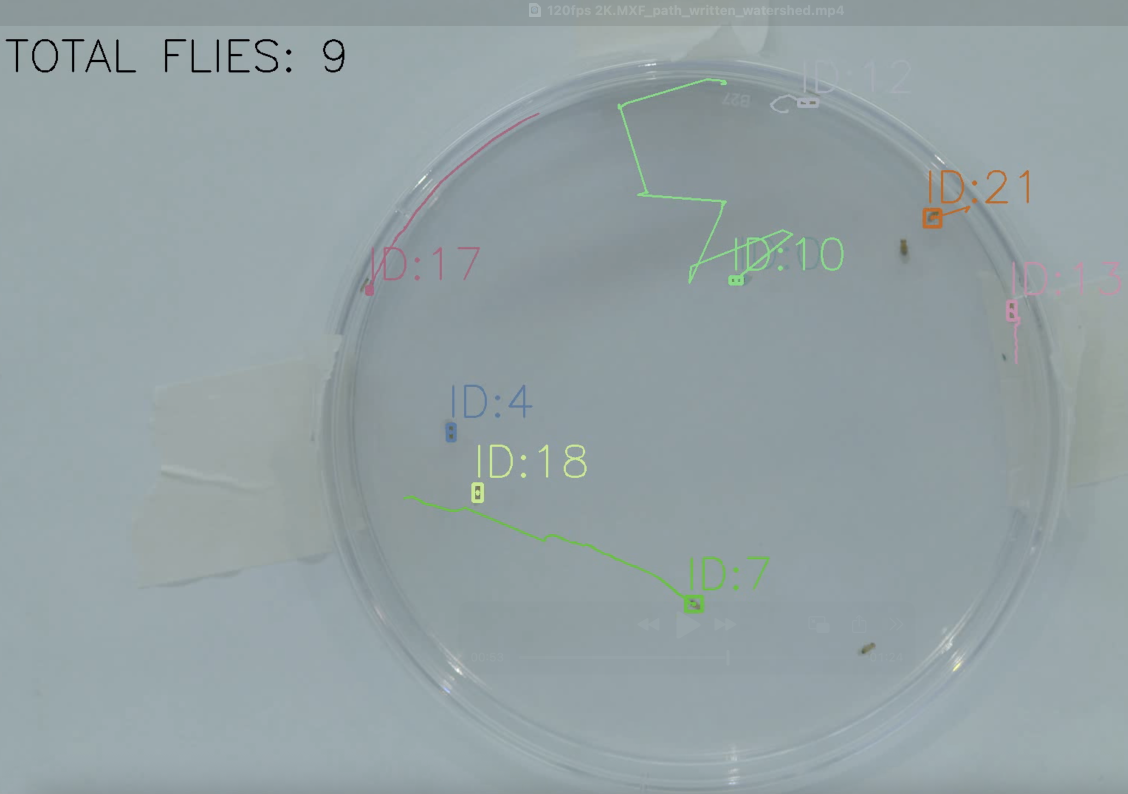
#> input picture src/UROPVids/thingy.png, 2256 x 1588 px, found by its file name (shown at 1/2 size)
$ python grid.py
#> lines starting #> are read from the running program, lines starting #| are printed output that depends on the picture
import matplotlib.pyplot as plt
import matplotlib.image as mpimg

img = mpimg.imread("./UROPVids/thingy.png")
#> img is the input picture: shape (1588, 2256, 4) float32; mean R, G, B, A 0.59, 0.632, 0.64, 1
cropped = img[60:, 620:]
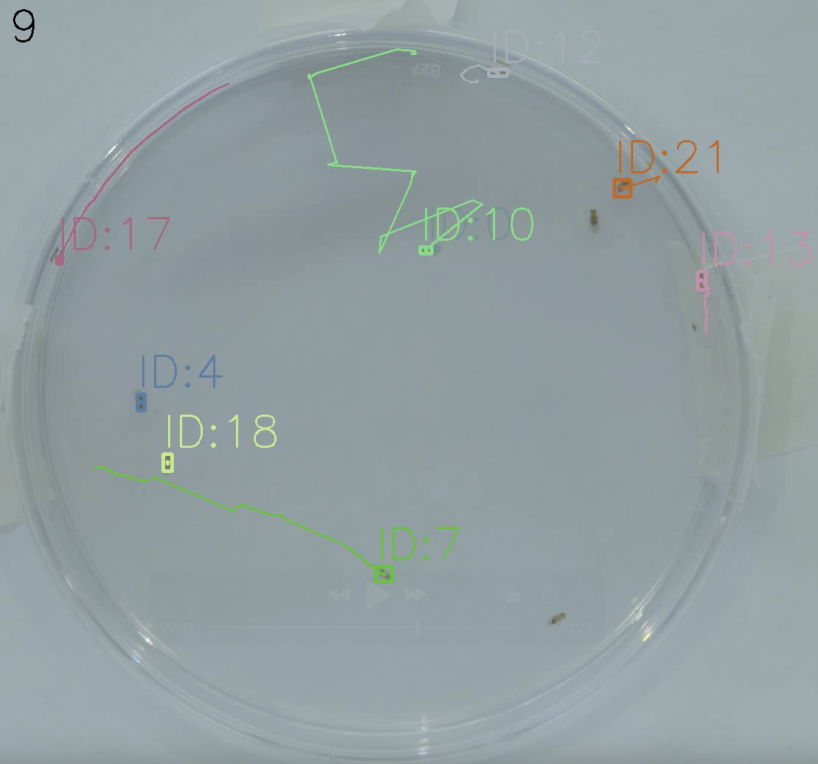
#> cropped: shape (1528, 1636, 4) float32 (shown at 1/2 size); mean R, G, B, A 0.582, 0.622, 0.627, 1

plt.imshow(cropped)
plt.show()
